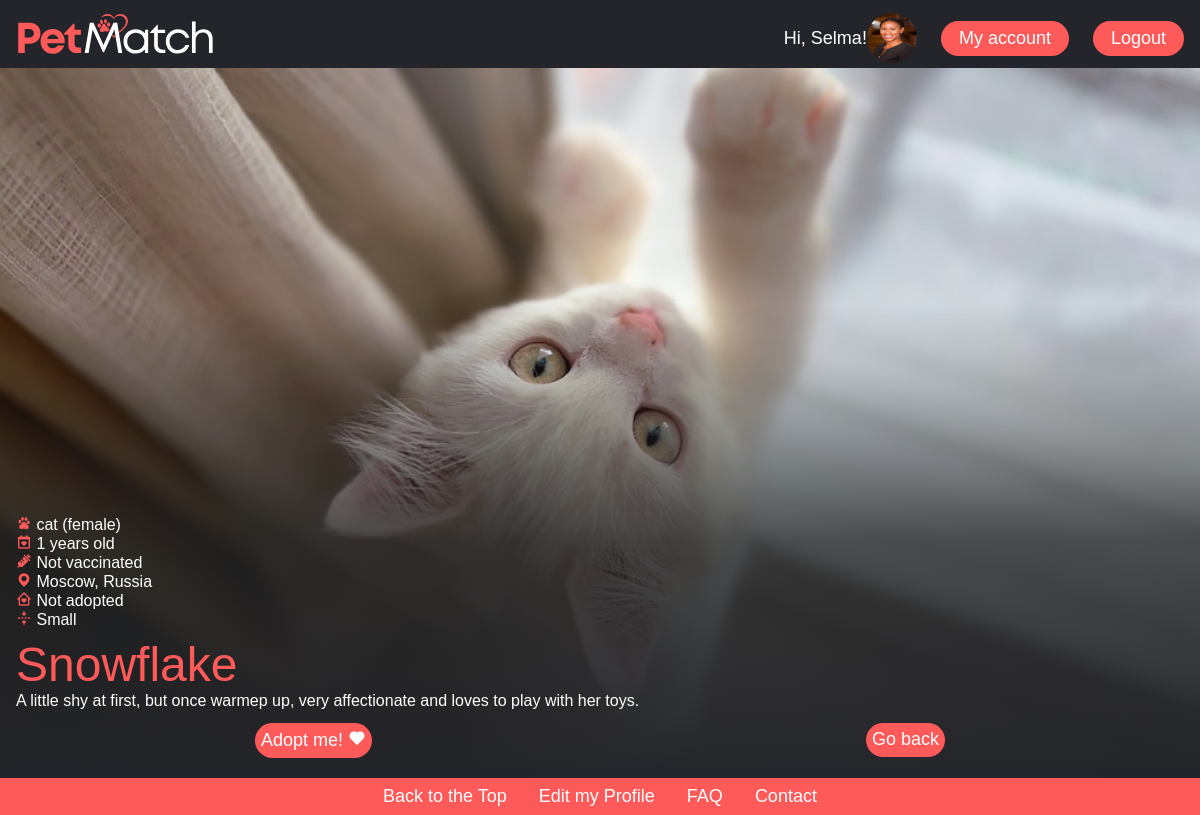
Page /pet_details.php?id=3 (signed in) on the committed database.
### tables this page shows
CREATE TABLE `users` (
  `id` int(11) NOT NULL,
  `first_name` varchar(255) NOT NULL,
  `last_name` varchar(255) NOT NULL,
  `email` varchar(255) NOT NULL,
  `password` varchar(256) NOT NULL,
  `date_of_birth` date NOT NULL,
  `address` varchar(255) NOT NULL,
  `phone_number` varchar(255) NOT NULL,
  `picture` varchar(255) DEFAULT NULL,
  `status` varchar(4) NOT NULL DEFAULT 'user'
);

CREATE TABLE `pets` (
  `id` int(11) NOT NULL,
  `pet_name` varchar(255) NOT NULL,
  `breed` varchar(100) NOT NULL,
  `pet_age` int(3) NOT NULL,
  `pet_size` varchar(255) NOT NULL,
  `pet_gender` varchar(10) NOT NULL,
  `vaccines` tinyint(1) NOT NULL,
  `pet_location` varchar(255) NOT NULL,
  `status` tinyint(1) NOT NULL,
  `pet_description` varchar(400) NOT NULL,
  `picture` varchar(255) DEFAULT NULL
);

### pet_details.php (the view, shortened to what this page needs)
<?php
require_once "db_connect.php";
$id = isset($_SESSION["admn"]) ? $_SESSION["admn"] : $_SESSION["user"];
if(isset($_GET["id"])){
    $petId = $_GET["id"];
    $pSql = "SELECT * FROM `pets` WHERE `id` = {$petId}";
    $pResult = mysqli_query($conn, $pSql);
    $pet = mysqli_fetch_assoc($pResult);
}
?>
<!DOCTYPE html>
<html lang="en">
<head>
    <link rel="stylesheet" href="style.css">
    <link href='https://unpkg.com/boxicons@2.1.4/css/boxicons.min.css' rel='stylesheet'>
</head>
<body>
    <?php require_once "./components/navbar.php" ?>
    <div class="details" style="background-image: url('images/<?= $pet["picture"] ?>')">
         <div class="details-content">
            <p><i class='bx bxl-baidu'></i> <span><?= $pet["breed"] ?> (<span>female</span>)</span></p>
            <p><i class='bx bx-calendar-heart' ></i> <span><span><?= $pet["pet_age"] ?> years old</span></p>
            <p><i class='bx bxs-injection'></i> <span><?=  $pet["vaccines"] == 1? "Vaccinated" : "Not vaccinated"; ?></span></p>
            <p><i class='bx bxs-map'></i> <span><?= $pet["pet_location"] ?></p>
            <p><i class='bx bx-home-heart'></i> <span><?=  $pet["status"] == 1? "Adopted" : "Not adopted"; ?></span>
            <p><i class='bx bx-vertical-center'></i> <span><?= $pet["pet_size"] ?></span>
        </div>
        <div class="pet-name">
        <h1><?= $pet["pet_name"] ?></h1>
        </div>
        <div class="details-content">
        <p><span><?= $pet["pet_description"] ?></span></p>
        </div>
        <?php if (isset($_SESSION["user"])): ?>
        <div class="cardBotones">
            <a href='adoption.php?id=<?=$pet["id"]?>'><button>Adopt me! <i class='bx bxs-heart'></i></button>
            <a href="home.php"><button>Go back</button></a>
        </div>
        <?php endif; ?>
    </div>
    <footer>
        <div class="footerNav">
            <a href="#">Back to the Top</a>
            <a href="#">Edit my Profile</a>
            <a href="#">FAQ</a>
            <a href="#">Contact</a>
        </div>
    </footer>
</body>
</html>

### components/navbar.php (shortened to what this page needs)
<?php
require_once "db_connect.php";
if ($id) {
    $sql = "SELECT * FROM `users` WHERE `id` = {$id}";
    $result = mysqli_query($conn, $sql);
    $person = mysqli_fetch_assoc($result);
}
?>
<header>
    <img class="logo" src="images/logo.svg" alt="logo">
    <a>Hi, <?= $person["first_name"]; ?>!</a>
    <img class="img-thumbnail" style="border-radius: 50%; width: 50px; height: 50px; align: center;" src="images/<?= $person["picture"] ?>">
    <nav class="navLinks">
        <a id="profilePic" href="edit_profile.php"><button>My account</button></a>
    </nav>
    <a class="" href="./logout.php?logout"><button>Logout</button></a>
</header>

### style.css (style rules this page uses)
* { box-sizing: border-box; margin: 0; padding: 0; font-family: Arial, sans-serif; font-weight: 500; }
li, a, button { font-size: 18px; color: rgb(255, 255, 255); text-decoration: none; list-style: none; }
.logo { height: 60px; margin-right: auto; cursor: pointer; }
.navLinks { display: inline-block; padding: 0px 1.5rem; }
button { padding: 4px 15px; background-color: #ff5a5a; border: 3px solid #24252a00; border-radius: 50px; cursor: pointer; transition: all 0.3s ease 0s; margin-top: 0.3rem; margin-bottom: 0.3rem; }
footer { background-color: rgba(255, 90, 90, 1); padding: 0.5rem; bottom: 0; width: 100%; }
.details { width: 100%; height: 88.8vh; border-image: 1 fill linear-gradient( rgba(255, 255, 255, 0.001), rgba(255, 255, 255, 0.002),rgba(36, 37, 37, 0.8), rgba(36, 37, 42, 1)); background-size: cover; background-position: center; text-align: left; display: flex; flex-direction: column; justify-content: end; overflow: hidden; padding: 1rem; }
.pet-name { color: #ff5a5a; font-size: 1.5rem; text-align: left; }

### rows in the picture
users: first_name "Selma", picture (picture)
pets: picture (picture), breed "cat", pet_age "1", pet_location "Moscow, Russia", pet_size "Small", pet_name "Snowflake", pet_description "A little shy at first, but once warmep up, very affectionate and loves to play with her toys."
